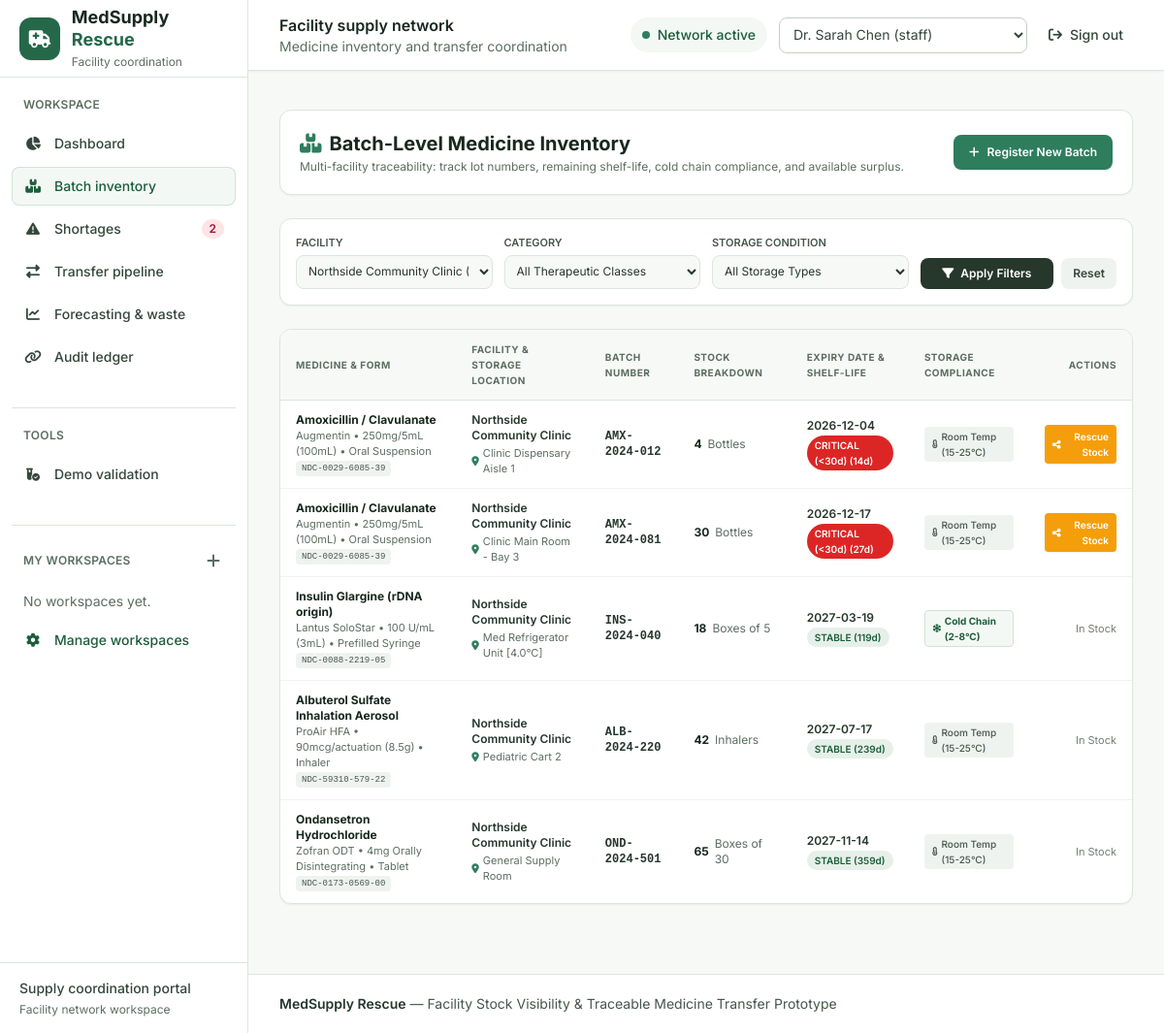
The page /inventory on the database as committed earlier.
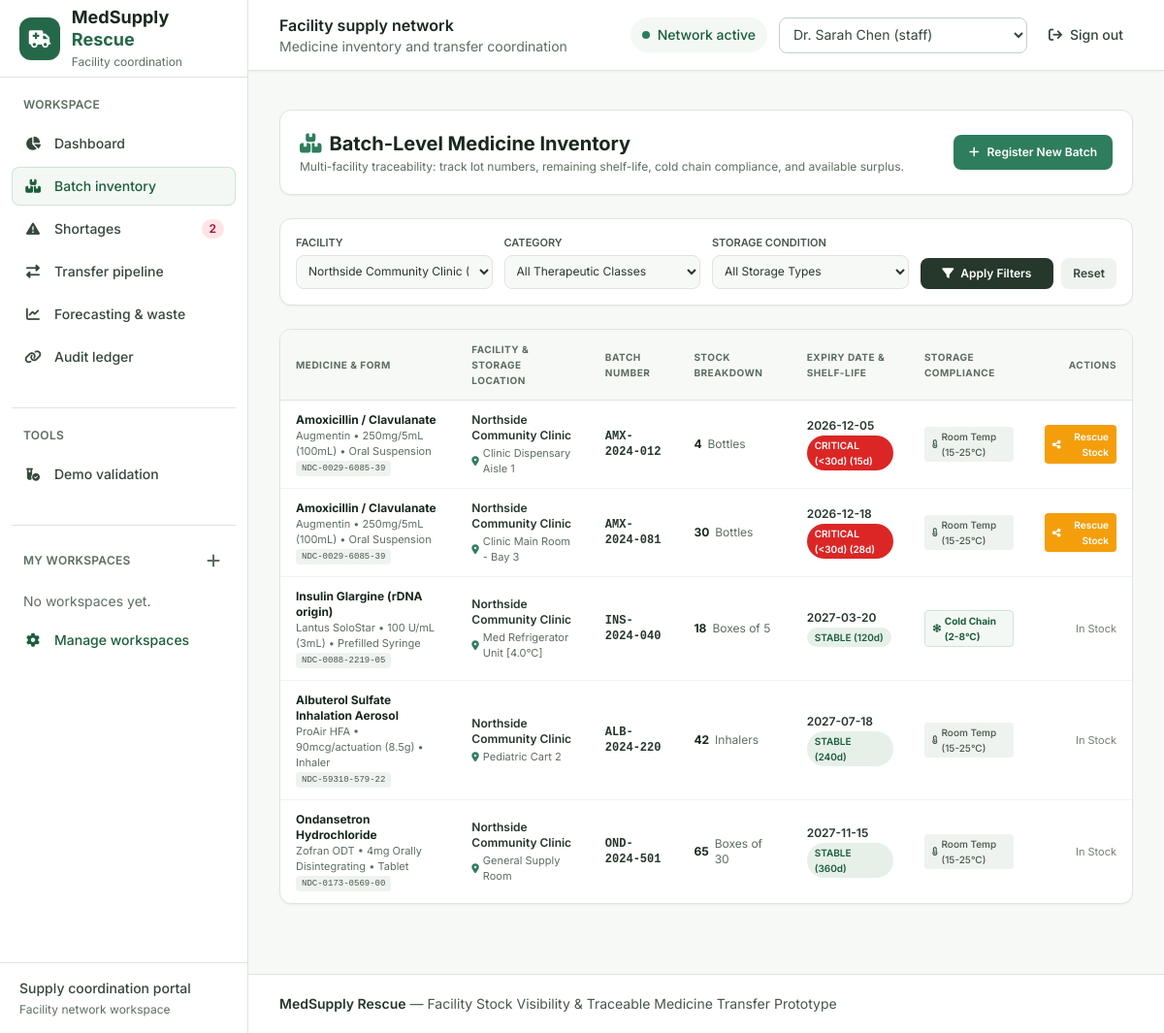
The same page on the database as committed later.
### tables this page shows
CREATE TABLE batches (
    id INTEGER PRIMARY KEY AUTOINCREMENT,
    medicine_id INTEGER NOT NULL REFERENCES medicines(id),
    facility_id INTEGER NOT NULL REFERENCES facilities(id),
    batch_number TEXT NOT NULL,
    initial_quantity INTEGER NOT NULL,
    current_quantity INTEGER NOT NULL,
    reserved_quantity INTEGER DEFAULT 0,
    manufacture_date DATE,
    expiry_date DATE NOT NULL,
    storage_location TEXT, -- e.g. 'Cold Storage Refrigerator #2', 'Main Aisle Shelf 3B'
    status TEXT DEFAULT 'active', -- 'active', 'reserved', 'quarantined', 'expired', 'transferred_out'
    created_at DATETIME DEFAULT CURRENT_TIMESTAMP
);

CREATE TABLE medicines (
    id INTEGER PRIMARY KEY AUTOINCREMENT,
    generic_name TEXT NOT NULL,
    brand_name TEXT,
    ndc_or_code TEXT UNIQUE NOT NULL,
    therapeutic_category TEXT NOT NULL, -- 'Antibiotics', 'Insulin & Diabetes', 'Emergency & Critical Care', 'Cardiovascular', 'Respiratory'
    dosage_form TEXT NOT NULL, -- 'Tablet', 'Vial', 'Oral Suspension', 'Inhaler', 'Ampoule', 'Prefilled Syringe'
    strength TEXT NOT NULL,
    unit_of_measure TEXT NOT NULL, -- 'Vials', 'Boxes of 30', 'Bottles (100ml)', 'Ampoules'
    storage_requirement TEXT NOT NULL, -- 'Cold Chain (2-8°C)', 'Room Temperature (15-25°C)', 'Frozen (-20°C)', 'Secure/Controlled Room'
    min_safety_stock_default INTEGER DEFAULT 20,
    standard_lead_time_days INTEGER DEFAULT 7,
    created_at DATETIME DEFAULT CURRENT_TIMESTAMP
);

CREATE TABLE facilities (
    id INTEGER PRIMARY KEY AUTOINCREMENT,
    name TEXT NOT NULL,
    facility_type TEXT NOT NULL, -- 'Hospital', 'Community Clinic', 'Urgent Care', 'Regional Pharmacy', 'Dispensary'
    license_number TEXT NOT NULL UNIQUE,
    address TEXT NOT NULL,
    city TEXT NOT NULL,
    region TEXT NOT NULL,
    contact_email TEXT NOT NULL,
    contact_phone TEXT NOT NULL,
    has_cold_chain INTEGER DEFAULT 1, -- 1 = Yes, 0 = No
    latitude REAL,
    longitude REAL,
    created_at DATETIME DEFAULT CURRENT_TIMESTAMP
);

### app.py (the view)
@app.route('/inventory')
def inventory():
    user = g.user
    selected_fac = request.args.get('facility_id', type=int)
    category = request.args.get('category')
    storage_req = request.args.get('storage_req')
    medicine_id = request.args.get('medicine_id', type=int)
    if selected_fac is None and user and user['role'] != 'platform_admin':
        selected_fac = user['facility_id']
    all_batches = get_facility_inventory(
        g.db,
        facility_id=selected_fac if selected_fac != 0 else None,
        medicine_id=medicine_id,
        category=category,
        storage_req=storage_req
    )
    pagination = build_pagination(len(all_batches), 'inventory')
    batches = all_batches[pagination['offset']:pagination['offset'] + PAGE_SIZE]
    facilities = [dict(r) for r in g.db.execute("SELECT * FROM facilities ORDER BY name").fetchall()]
    medicines = [dict(r) for r in g.db.execute("SELECT * FROM medicines ORDER BY generic_name").fetchall()]
    categories = [r['therapeutic_category'] for r in g.db.execute("SELECT DISTINCT therapeutic_category FROM medicines ORDER BY therapeutic_category").fetchall()]
    return render_template(
        'inventory.html',
        batches=batches,
        facilities=facilities,
        medicines=medicines,
        categories=categories,
        selected_fac=selected_fac,
        selected_cat=category,
        selected_storage=storage_req,
        pagination=pagination
    )

### templates/inventory.html (shortened to what this page needs)
{% extends 'base.html' %}
{% block content %}
<div class="space-y-6">
    <div class="flex flex-col md:flex-row justify-between items-start md:items-center gap-4 bg-white p-5 rounded-xl border border-slate-200 shadow-sm">
        <div>
            <h1 class="text-xl font-bold text-slate-900 flex items-center gap-2">
                <i class="fa-solid fa-boxes-stacked text-teal-600"></i> Batch-Level Medicine Inventory
            </h1>
            <p class="text-xs text-slate-500 mt-0.5">
                Multi-facility traceability: track lot numbers, remaining shelf-life, cold chain compliance, and available surplus.
            </p>
        </div>
        <button onclick="document.getElementById('addBatchModal').classList.remove('hidden')" class="bg-teal-600 hover:bg-teal-700 text-white font-semibold text-xs px-4 py-2.5 rounded-lg shadow-sm transition flex items-center gap-2">
            <i class="fa-solid fa-plus"></i> Register New Batch
        </button>
    </div>
    <div class="bg-white p-4 rounded-xl border border-slate-200 shadow-sm">
        <form method="GET" action="{{ url_for('inventory') }}" class="grid grid-cols-1 sm:grid-cols-2 md:grid-cols-4 gap-3">
            <div>
                <label class="block text-[11px] font-semibold text-slate-600 uppercase mb-1">Facility</label>
                <select name="facility_id" class="w-full text-xs bg-slate-50 border border-slate-200 rounded-lg p-2 focus:ring-1 focus:ring-teal-500">
                    {% for f in facilities %}
                        <option value="{{ f.id }}" {% if selected_fac == f.id %}selected{% endif %}>{{ f.name }} ({{ f.city }})</option>
                    {% endfor %}
                </select>
            </div>
            <div>
                <label class="block text-[11px] font-semibold text-slate-600 uppercase mb-1">Category</label>
                <select name="category" class="w-full text-xs bg-slate-50 border border-slate-200 rounded-lg p-2 focus:ring-1 focus:ring-teal-500">
                    <option value="">All Therapeutic Classes</option>
                </select>
            </div>
            <div>
                <label class="block text-[11px] font-semibold text-slate-600 uppercase mb-1">Storage Condition</label>
                <select name="storage_req" class="w-full text-xs bg-slate-50 border border-slate-200 rounded-lg p-2 focus:ring-1 focus:ring-teal-500">
                    <option value="">All Storage Types</option>
                </select>
            </div>
            <div class="flex items-end gap-2">
                <button type="submit" class="w-full bg-slate-800 hover:bg-slate-900 text-white font-semibold text-xs py-2 px-3 rounded-lg transition">
                    <i class="fa-solid fa-filter mr-1"></i> Apply Filters
                </button>
                <a href="{{ url_for('inventory') }}" class="bg-slate-100 hover:bg-slate-200 text-slate-700 font-semibold text-xs py-2 px-3 rounded-lg transition">
                    Reset
                </a>
            </div>
        </form>
    </div>
    <div class="bg-white rounded-xl border border-slate-200 shadow-sm overflow-hidden" data-paginated-results="inventory" aria-live="polite">
        <div class="overflow-x-auto">
            <table class="w-full text-left text-xs">
                <thead class="bg-slate-50 text-slate-500 uppercase tracking-wider text-[10px] border-b border-slate-200">
                    <tr>
                        <th class="py-3 px-4">Medicine & Form</th>
                        <th class="py-3 px-4">Facility & Storage Location</th>
                        <th class="py-3 px-4">Batch Number</th>
                        <th class="py-3 px-4">Stock Breakdown</th>
                        <th class="py-3 px-4">Expiry Date & Shelf-Life</th>
                        <th class="py-3 px-4">Storage Compliance</th>
                        <th class="py-3 px-4 text-right">Actions</th>
                    </tr>
                </thead>
                <tbody class="divide-y divide-slate-100">
                    {% for b in batches %}
                        <tr class="hover:bg-slate-50/80 transition">
                            <td class="py-3 px-4">
                                <div class="font-bold text-slate-900 text-xs">{{ b.generic_name }}</div>
                                <div class="text-[11px] text-slate-500">{{ b.brand_name or '' }} &bull; {{ b.strength }} &bull; {{ b.dosage_form }}</div>
                                <span class="inline-block mt-0.5 text-[9px] font-mono px-1.5 py-0.2 bg-slate-100 text-slate-600 rounded">{{ b.ndc_or_code }}</span>
                            </td>
                            <td class="py-3 px-4">
                                <div class="font-semibold text-slate-800">{{ b.facility_name }}</div>
                                <div class="text-[11px] text-slate-500 flex items-center gap-1 mt-0.5">
                                    <i class="fa-solid fa-location-dot text-[10px] text-teal-600"></i> {{ b.storage_location }}
                                </div>
                            </td>
                            <td class="py-3 px-4 font-mono font-bold text-slate-800">
                                {{ b.batch_number }}
                            </td>
                            <td class="py-3 px-4">
                                <div class="flex items-center gap-1.5 font-bold text-slate-900 text-xs">
                                    <span>{{ b.available_quantity }}</span>
                                    <span class="text-slate-500 font-normal">{{ b.unit_of_measure }}</span>
                                </div>
                            </td>
                            <td class="py-3 px-4">
                                <div class="font-semibold text-slate-800">{{ b.expiry_date }}</div>
                                <span class="inline-block mt-0.5 text-[10px] font-semibold px-2 py-0.5 rounded-full {{ b.expiry_badge_class }}">
                                    {{ b.expiry_status }} ({{ b.days_to_expiry }}d)
                                </span>
                            </td>
                            <td class="py-3 px-4">
                                {% if 'Cold Chain' in b.storage_requirement or '2-8°C' in b.storage_requirement %}
                                    <span class="inline-flex items-center gap-1 text-[10px] font-bold text-sky-800 bg-sky-50 px-2 py-0.5 rounded border border-sky-200">
                                        <i class="fa-solid fa-snowflake text-[9px]"></i> Cold Chain (2-8°C)
                                    </span>
                                {% else %}
                                    <span class="inline-flex items-center gap-1 text-[10px] font-medium text-slate-600 bg-slate-100 px-2 py-0.5 rounded">
                                        <i class="fa-solid fa-temperature-half text-[9px]"></i> Room Temp (15-25°C)
                                    </span>
                                {% endif %}
                            </td>
                            <td class="py-3 px-4 text-right">
                                {% if b.days_to_expiry <= 60 and b.available_quantity > 0 %}
                                    <a href="{{ url_for('forecasting') }}" class="inline-flex items-center gap-1 bg-amber-500 hover:bg-amber-600 text-white font-semibold text-[10px] px-2 py-1 rounded shadow-sm transition">
                                        <i class="fa-solid fa-share-nodes"></i> Rescue Stock
                                    </a>
                                {% else %}
                                    <span class="text-slate-400 text-[11px]">In Stock</span>
                                {% endif %}
                            </td>
                        </tr>
                    {% else %}
                        <tr>
                            <td colspan="7" class="py-8 text-center text-slate-400">No batches match the selected criteria.</td>
                        </tr>
                    {% endfor %}
                </tbody>
            </table>
        </div>
    </div>
</div>
{% endblock %}

Rows that differ between the two databases and show on the page:
removed batches: generic_name "Amoxicillin / Clavulanate", brand_name "Augmentin", strength "250mg/5mL (100mL)", dosage_form "Oral Suspension", ndc_or_code "NDC-0029-6085-39", facility_name "Northside Community Clinic", storage_location "Clinic Main Room - Bay 3", batch_number "AMX-2024-081", available_quantity "30", unit_of_measure "Bottles", expiry_date "2026-12-17", expiry_status "CRITICAL (<30d)", days_to_expiry "27", shows "Room Temp (15-25°C)"
changed batches "AMX-2024-012": expiry_date "2026-12-04" → "2026-12-05"; days_to_expiry "14" → "15"
added batches: generic_name "Amoxicillin / Clavulanate", brand_name "Augmentin", strength "250mg/5mL (100mL)", dosage_form "Oral Suspension", ndc_or_code "NDC-0029-6085-39", facility_name "Northside Community Clinic", storage_location "Clinic Main Room - Bay 3", batch_number "AMX-2024-081", available_quantity "30", unit_of_measure "Bottles", expiry_date "2026-12-18", expiry_status "CRITICAL (<30d)", days_to_expiry "28", shows "Room Temp (15-25°C)"
changed batches "INS-2024-040": expiry_date "2027-03-19" → "2027-03-20"; days_to_expiry "119" → "120"
changed batches "ALB-2024-220": expiry_date "2027-07-17" → "2027-07-18"; days_to_expiry "239" → "240"
changed batches "OND-2024-501": expiry_date "2027-11-14" → "2027-11-15"; days_to_expiry "359" → "360"
